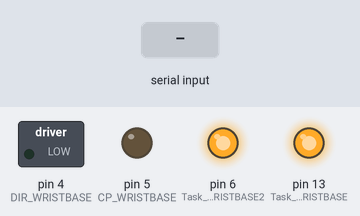
This sketch was run on a simulated Arduino Uno, built with avr-gcc and run on an emulated ATmega328P. Shown: switched loads named in the sketch (green lamp = pin HIGH), output pins drawn as LEDs (lit = HIGH). The test bench sets the inputs (shaded band).

Above: at 1.2 s.
1.3 s: "d90\n" received over Serial
At 1.9 s:
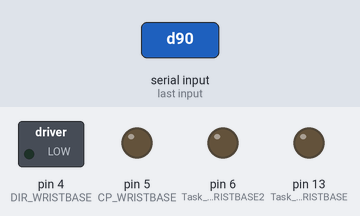
Timing chart, 0 to 4.3 s (numbered marks = the images above; inputs shaded):
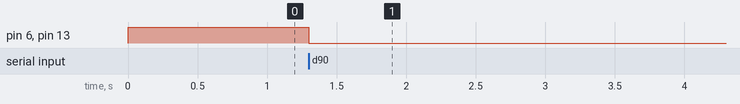

Measured:
- after the input at 1.3 s, pin 6 (Task_ENA_WRISTBASE2), pin 13 (Task_ENA_WRISTBASE): HIGH → LOW at once

The sketch:

WristBase_StepperAccelerationSerial.ino
```cpp
/********************SERIAL BUFFER**********************************/
/******************************************************************/
//a buffer to save digits
const int MaxChars=8;   // an int string contains up to 8 digits and is terminated
char strValue[MaxChars]; // must be big enough for digits and terminating null
int strValueIndex=0 ; // the index into the array storing the received digits
long lon_ReceivedMotorData=0;
long signedReceivedVale=1;

/*******************Timmer setup*************************************/
/********************************************************************/
//Acceleration control
volatile unsigned int AccelerationVal=50;
unsigned long decelerateStepPoint=9000;


#define bbs(x)  (1<<x)
 // Microstep=16; 1.8deg per step, one revolution = 3200steps
 // one revolution = 8mm. 3200 steps=8mm.
 // one timer tick = 1/2 period => 800 ticks per mm

// Prescaler = 64
//16Mhz/64=0.25Mhz 1/0.25=4us 4*10=40us =>
const uint8_t myTOP = 20;//max speed=15,
void setMyTimer2( ){
  cli();  // 禁止中斷
  TCCR2A = bbs(WGM21);  // CTC mode 2; Clear Timer on Compare, see p.158-162
  TCCR2B = bbs(CS22);  // Prescaler == 64; see p.162 in datasheet
  ///// 注意 WGM22 在 TCCR2B, 但 WGM21 與 WGM20 在 TCCR2A;
  ///// mode 由 WGM22, WGM21, WGM20 決定 (see datasheet p.158-162)
  OCR2A = myTOP;  // TOP count for CTC, 與 prescaler 有關
  TCNT2=0;  // counter 歸零
  TIMSK2 |= bbs(OCIE2A);  // enable CTC for TIMER2_COMPA_vect
  sei();  // 允許中斷
}


/************WristBase STEPPER SETUP****************/
/***************************************************/

// To indicate if stepper is working.
// If yes, True ; otherwise, False

volatile  unsigned long StepCounter_WRISTBASE=0;
volatile bool DirectionFlag_WRISTBASE=0;
volatile  unsigned long WRISTBASEStepper_TotalSteps=0;
volatile bool WRISTBASEStepper_WorkingFlag=false;
volatile  static bool sentFlag_WRISTBASE=false; //checking sent signal


const int CP_WRISTBASE  =  5;
const int DIR_WRISTBASE =  4;
const int Task_ENA_WRISTBASE =  13;
const int Task_ENA_WRISTBASE2 =  6;
const int AutoCaliButtonPin = 3;     // the number of the pushbutton pin

// setting WRISTBASE stepper driver
void setup_WRISTBASEStepper(){
  pinMode(Task_ENA_WRISTBASE, OUTPUT);
  pinMode(Task_ENA_WRISTBASE2, OUTPUT);
  pinMode(DIR_WRISTBASE, OUTPUT);
  pinMode(CP_WRISTBASE,OUTPUT);
  pinMode(AutoCaliButtonPin, INPUT);

  digitalWrite(Task_ENA_WRISTBASE, HIGH);
  digitalWrite(Task_ENA_WRISTBASE2, HIGH);
  }


void UpperArmGivenSteps( unsigned long steps,bool Step_direction){

  digitalWrite(Task_ENA_WRISTBASE, LOW); //Enable sign
  digitalWrite(Task_ENA_WRISTBASE2, LOW); //Enable sign
  WRISTBASEStepper_WorkingFlag=true;
  DirectionFlag_WRISTBASE=Step_direction;
  WRISTBASEStepper_TotalSteps=steps+WRISTBASEStepper_TotalSteps;
  }

  void AutoCalibration(){
    //Telling main controller finished to caliration

    // if finished to
    if(digitalRead(AutoCaliButtonPin)==HIGH)
  {


    sentFlag_WRISTBASE=true;
   //Reset parameters
    StepCounter_WRISTBASE=0;
    WRISTBASEStepper_TotalSteps=0;
    WRISTBASEStepper_WorkingFlag=false;
  }


  }

  void UpperArmStepper_ISR(){
  static boolean outputPulse=HIGH;
  digitalWrite(DIR_WRISTBASE, DirectionFlag_WRISTBASE);  //Determin direction

  //AutoCalibration();

  //determing the task is finished,yes,reset variables
  if((StepCounter_WRISTBASE==WRISTBASEStepper_TotalSteps)||(WRISTBASEStepper_WorkingFlag==false)){
   if((StepCounter_WRISTBASE==WRISTBASEStepper_TotalSteps)&&(WRISTBASEStepper_TotalSteps!=0)){
   sentFlag_WRISTBASE=true;
   }

    //Reset parameters
    StepCounter_WRISTBASE=0;
    WRISTBASEStepper_TotalSteps=0;
    WRISTBASEStepper_WorkingFlag=false;

    return; // task finished
    }

  // if not finished task, flip output
  WRISTBASEStepper_WorkingFlag=true; // to indicate the stepper is still working
  StepCounter_WRISTBASE++;
  digitalWrite(CP_WRISTBASE,outputPulse);
  outputPulse=!outputPulse;
  }

///// Interrupt Service Routine for TIMER2
ISR(TIMER2_COMPA_vect)
{
  Acceleration_UpperArmStepper_ISR();
}

//Converting string to long
long convStrToLong(){
      long   output_val;
  //converting to long
      unsigned int maxIndex=strValueIndex-1;
      for(int i=0;i<=maxIndex;i++){

        lon_ReceivedMotorData=pow(10,maxIndex-i )*double(strValue[i]-'0')+lon_ReceivedMotorData;
      }
      lon_ReceivedMotorData=signedReceivedVale*lon_ReceivedMotorData;
      output_val=lon_ReceivedMotorData;

      ClearSerialBuffer();

  return output_val;
}


/***********serial communication*******************/
/**************************************************/
void SerialCommunication(){
  if( Serial.available())
    {
      char ch = Serial.read();
      if(strValueIndex <=
          MaxChars && ch >= '0' && ch <= '9'){


          // add the ASCII character to the string;
          strValue[strValueIndex++] = ch;
       }
       else if(ch=='-'||ch=='+'){
            if(ch=='-'){
            signedReceivedVale=-1;
            }
            else{
            signedReceivedVale=1;
            }
      }
      else if(ch == 'd' ) {
        ControlSteppersBySerial();
      }
      else {
        //clear buffer,reset
        ClearSerialBuffer();

      }


   }
}

void ClearSerialBuffer(){
  signedReceivedVale=1;
      lon_ReceivedMotorData=0;
      strValueIndex=0;
      for (int i=0;i<MaxChars;i++){
        strValue[i]=' ';
        }
}

///////////////////////////Accelerating Control
/////////////////////////////////////////////////////////////////////////////////////


void Acceleration_Alg(unsigned long TargetSteps,unsigned long CurrentSteps, long CurrentTargetStepDiff){
      //Check if need to reset speed
      OCR2A = myTOP;

      if((CurrentSteps<=decelerateStepPoint)&&(CurrentSteps<=TargetSteps/2)){
        OCR2A =  myTOP+(decelerateStepPoint-CurrentSteps)/AccelerationVal;
      }

      if((CurrentTargetStepDiff<=decelerateStepPoint)&&(CurrentSteps>TargetSteps/2)){
       OCR2A = myTOP+((decelerateStepPoint-(TargetSteps-CurrentSteps))/AccelerationVal);
     }
}


void Acceleration_UpperArmStepper_ISR(){
  unsigned long CurrentTargetStepsDiffer=WRISTBASEStepper_TotalSteps-StepCounter_WRISTBASE;
  Acceleration_Alg(WRISTBASEStepper_TotalSteps,StepCounter_WRISTBASE,CurrentTargetStepsDiffer);
  UpperArmStepper_ISR();
}

void setup()
{
  Serial.begin(9600);
  setMyTimer2( );

  //Setup UpperArmStepper
  setup_WRISTBASEStepper();
}


void loop()
{
    /*
  if(digitalRead(AutoCaliButtonPin)==LOW)
  {
  Serial.print("low");
  }
  else{
    Serial.println("high");
  }

  delay(100);
  */
  SerialCommunication();
  StepperWorkingCheck();

}


/*************for stepper****************/

//if finished working,send serial a flag
void StepperWorkingCheck(){

   if(sentFlag_WRISTBASE==true){
     sentFlag_WRISTBASE=false;
     digitalWrite(Task_ENA_WRISTBASE, HIGH);
     digitalWrite(Task_ENA_WRISTBASE2, HIGH);
   }

  }


// serial control steppers
void ControlSteppersBySerial(){
      bool s_direction=0;
      // use atoi to convert the string to an int

      long numSteps = convStrToLong();

      if(numSteps>0){
        s_direction=1;
      }else{
        s_direction=0;
      }
      numSteps=abs(numSteps);
      UpperArmGivenSteps(numSteps,s_direction);

}
```
